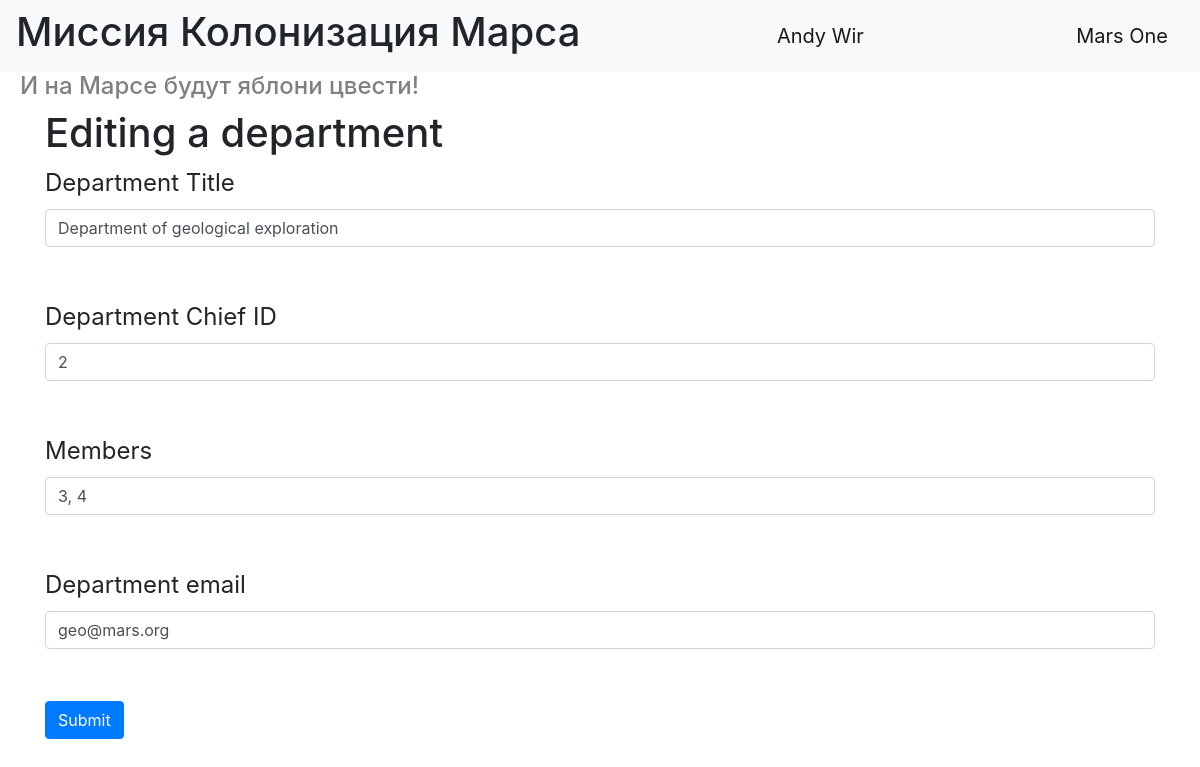
The app's page /editdepartment/1 (signed in) with its own data.
### data/users.py (models this page shows, shortened)
class User(SqlAlchemyBase, UserMixin):
    __tablename__ = 'users'
    id = sqlalchemy.Column(sqlalchemy.Integer,
                           primary_key=True, autoincrement=True)
    surname = sqlalchemy.Column(sqlalchemy.String, nullable=True)
    name = sqlalchemy.Column(sqlalchemy.String, nullable=True)
    age = sqlalchemy.Column(sqlalchemy.Integer, nullable=True)
    position = sqlalchemy.Column(sqlalchemy.String, nullable=True)
    speciality = sqlalchemy.Column(sqlalchemy.String, nullable=True)
    address = sqlalchemy.Column(sqlalchemy.String, nullable=True)
    email = sqlalchemy.Column(sqlalchemy.String,
                              index=True, unique=True, nullable=True)
    hashed_password = sqlalchemy.Column(sqlalchemy.String, nullable=True)
    modified_date = sqlalchemy.Column(sqlalchemy.DateTime,
                                      default=datetime.datetime.now)
    jobs = orm.relationship("Jobs", back_populates='user')
    departments = orm.relationship("Department", secondary='association', back_populates='users')

### data/departments.py (models this page shows)
class Department(SqlAlchemyBase):
    __tablename__ = 'department'
    id = sqlalchemy.Column(sqlalchemy.Integer,
                           primary_key=True, autoincrement=True)
    title = sqlalchemy.Column(sqlalchemy.String, nullable=True, unique=True)
    chief = sqlalchemy.Column(sqlalchemy.Integer, sqlalchemy.ForeignKey("users.id"), nullable=True)
    members = sqlalchemy.Column(sqlalchemy.String, nullable=True)
    email = sqlalchemy.Column(sqlalchemy.String,
                              index=True, unique=True, nullable=True)
    users = orm.relationship("User",
                             secondary=association_table,
                             back_populates="departments")
    chief_user = orm.relationship("User", foreign_keys=[chief])

### main.py (the view, shortened to what this page needs)
@app.route('/editdepartment/<int:id>', methods=['GET', 'POST'])
@login_required
def edit_department(id):
    form = DepartmentsForm()
    if request.method == "GET":
        department = db_sess.query(Department).filter(
            Department.id == id,
            or_(
                Department.chief == current_user.id,
                current_user.id == 1,
            )
        ).first()
        if department:
            form.title.data = department.title
            form.chief.data = department.chief
            form.members.data = department.members
            form.email.data = department.email
        else:
            abort(404)
    return render_template('department_add.html', title='Editing a department', form=form)

### forms/departments.py
class DepartmentsForm(FlaskForm):
    title = StringField('Department Title', validators=[DataRequired()])
    chief = IntegerField("Department Chief ID", validators=[DataRequired()])
    members = StringField("Members",
                          validators=[DataRequired(),
                                      Regexp(r'^\d+(?:, \d+)*$', message="Формат: '1, 2, 3' "
                                                                         "(обязателен пробел после запятой)")])
    email = EmailField('Department email', validators=[DataRequired()])
    submit = SubmitField('Submit')

### main.py (called while the page is built)
@login_manager.user_loader
def load_user(user_id):
    return db_sess.query(User).get(user_id)

### templates/department_add.html (shortened to what this page needs)
{% extends "base.html" %}
{% block content %}
<h1>{{ title }}</h1>
<form action="" method="post">
    <p>
        {{ form.title.label }}<br>
        {{ form.title(class="form-control") }}<br>
    </p>
    <p>
        {{ form.chief.label }}<br>
        {{ form.chief(class="form-control") }}<br>
    </p>
    <p>
        {{ form.members.label }}<br>
        {{ form.members(class="form-control") }}<br>
    </p>
    <p>
        {{ form.email.label }}<br>
        {{ form.email(class="form-control", type="email") }}<br>
    </p>
    <p>{{ form.submit(type="submit", class="btn btn-primary") }}</p>
</form>
{% endblock %}

### templates/base.html (shortened to what this page needs)
<!DOCTYPE html>
<html lang="en">
<head>
    <link rel="stylesheet"
          href="https://stackpath.bootstrapcdn.com/bootstrap/4.4.1/css/bootstrap.min.css"
>
    <link rel="stylesheet" href="/static/css/style.css">
</head>
<body>
<header>
    <nav class="navbar navbar-light bg-light">
        <h1>Миссия Колонизация Марса</h1>
        {% if current_user.is_authenticated %}
        <a class="navbar-brand" href="/logout">{{ current_user.name }} {{ current_user.surname }}</a>
        {% else %}
        <p>
            <a class="btn btn-primary " href="/register">Register</a>
            <a class="btn btn-success" href="/login">Login</a>
        </p>
        {% endif %}
        <a class="navbar-brand">Mars One</a>
    </nav>
    <h4>И на Марсе будут яблони цвести!</h4>
</header>
<main role="main" class="container">
    {% block content %}{% endblock %}
</main>
</body>
</html>

### static/css/style.css (style rules this page uses)
h4 { color: gray; padding-left: 20px; }
p { font-size: 18pt; }

### records on screen
User: name "Andy", surname "Wir"
Department: title "Department of geological exploration", chief "2", members "3, 4", email "geo@mars.org"

### other values on screen
{{ title }} "Editing a department"
